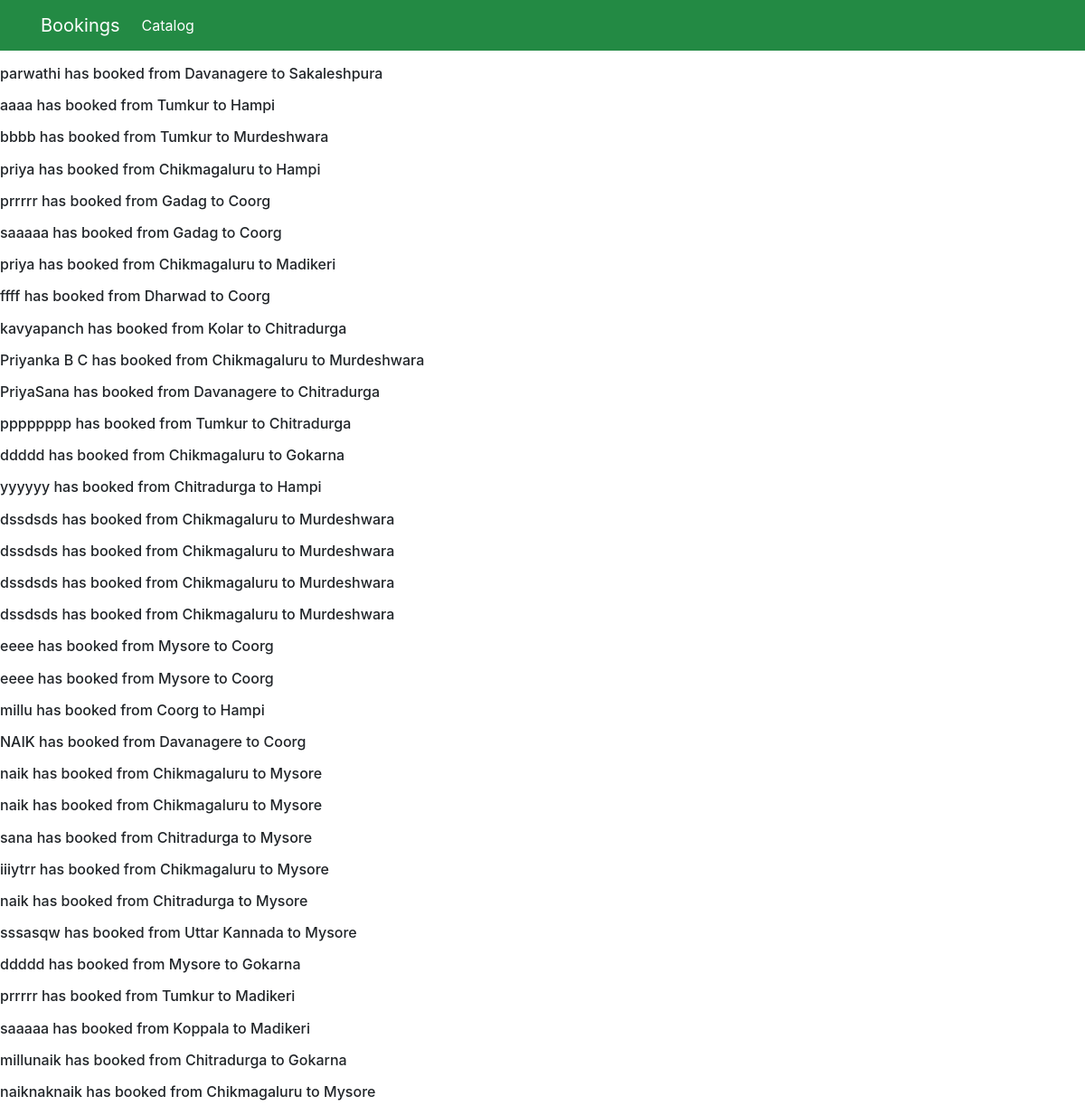
The page /history/ on the database its author committed.
### places/models.py (models this page shows, shortened)
class Details(models.Model):
    name = models.CharField( max_length=100)
    phno = models.CharField( max_length=10)
    email = models.CharField( max_length=100)
    age = models.IntegerField()
    source =models.ForeignKey(Sources,on_delete=models.CASCADE)
    dest =models.ForeignKey(Dest,on_delete=models.CASCADE)
    departure = models.CharField(max_length=50,default='none')
    return_date = models.CharField(max_length=50,default='none')

class Sources(models.Model):
    title = models.CharField(max_length=100)
    def __str__(self):
        return self.title

class Dest(models.Model):
    title = models.CharField(max_length=100)
    def __str__(self):
        return self.title

### places/views.py (the view)
# urls.py: path('history/',places.views.history,name='history'),
def history(request):
    history1 = Details.objects.all()
    return render(request,'places/history.html',{'history1':history1})

### places/templates/places/history.html
{% extends 'places/base.html' %}
{% block 'body' %}
{% load widget_tweaks %}
{% for history in history1 %}
<p>
<h6>{{ history.name }} has booked from
{{ history.source }} to
{{ history.dest}}</h6>
</p>
{% endfor %}
{% endblock %}

### places/templates/places/base.html (shortened to what this page needs)
<!doctype html>
<html lang="en">
  <head>
    <link rel="stylesheet" href="https://cdn.jsdelivr.net/npm/bootstrap@4.1.3/dist/css/bootstrap.min.css">
  </head>
  <nav class="navbar navbar-expand-lg navbar-dark" style="background-color:#238a44">
    <div class="container">
        <a class="navbar-brand" href="{% url 'register' %}">Bookings</a>
        <div class="collapse navbar-collapse" id="navbarNav">
            <ul class="navbar-nav">
                <li class="new-item active">
                    <a class="nav-link" href="{% url 'catalog' %}">Catalog</a>
                </li>
            </ul>
        </div>
    </div>
    </nav>
  <body>
   {% block 'body' %}
   {% endblock %}
  </body>
</html>

### rows shown on the page
Details: name "parwathi", source "Davanagere", dest "Sakaleshpura"
Details: name "aaaa", source "Tumkur", dest "Hampi"
Details: name "bbbb", source "Tumkur", dest "Murdeshwara"
Details: name "priya", source "Chikmagaluru", dest "Hampi"
Details: name "prrrrr", source "Gadag", dest "Coorg"
Details: name "saaaaa", source "Gadag", dest "Coorg"
Details: name "priya", source "Chikmagaluru", dest "Madikeri"
Details: name "ffff", source "Dharwad", dest "Coorg"
Details: name "kavyapanch", source "Kolar", dest "Chitradurga"
Details: name "Priyanka B C", source "Chikmagaluru", dest "Murdeshwara"
Details: name "PriyaSana", source "Davanagere", dest "Chitradurga"
Details: name "pppppppp", source "Tumkur", dest "Chitradurga"
Details: name "ddddd", source "Chikmagaluru", dest "Gokarna"
Details: name "yyyyyy", source "Chitradurga", dest "Hampi"
Details: name "dssdsds", source "Chikmagaluru", dest "Murdeshwara"
Details: name "dssdsds", source "Chikmagaluru", dest "Murdeshwara"
Details: name "dssdsds", source "Chikmagaluru", dest "Murdeshwara"
Details: name "dssdsds", source "Chikmagaluru", dest "Murdeshwara"
Details: name "eeee", source "Mysore", dest "Coorg"
Details: name "eeee", source "Mysore", dest "Coorg"
Details: name "millu", source "Coorg", dest "Hampi"
Details: name "NAIK", source "Davanagere", dest "Coorg"
Details: name "naik", source "Chikmagaluru", dest "Mysore"
Details: name "naik", source "Chikmagaluru", dest "Mysore"
Details: name "sana", source "Chitradurga", dest "Mysore"
Details: name "iiiytrr", source "Chikmagaluru", dest "Mysore"
Details: name "naik", source "Chitradurga", dest "Mysore"
Details: name "sssasqw", source "Uttar Kannada", dest "Mysore"
Details: name "ddddd", source "Mysore", dest "Gokarna"
Details: name "prrrrr", source "Tumkur", dest "Madikeri"
Details: name "saaaaa", source "Koppala", dest "Madikeri"
Details: name "millunaik", source "Chitradurga", dest "Gokarna"
Details: name "naiknaknaik", source "Chikmagaluru", dest "Mysore"
